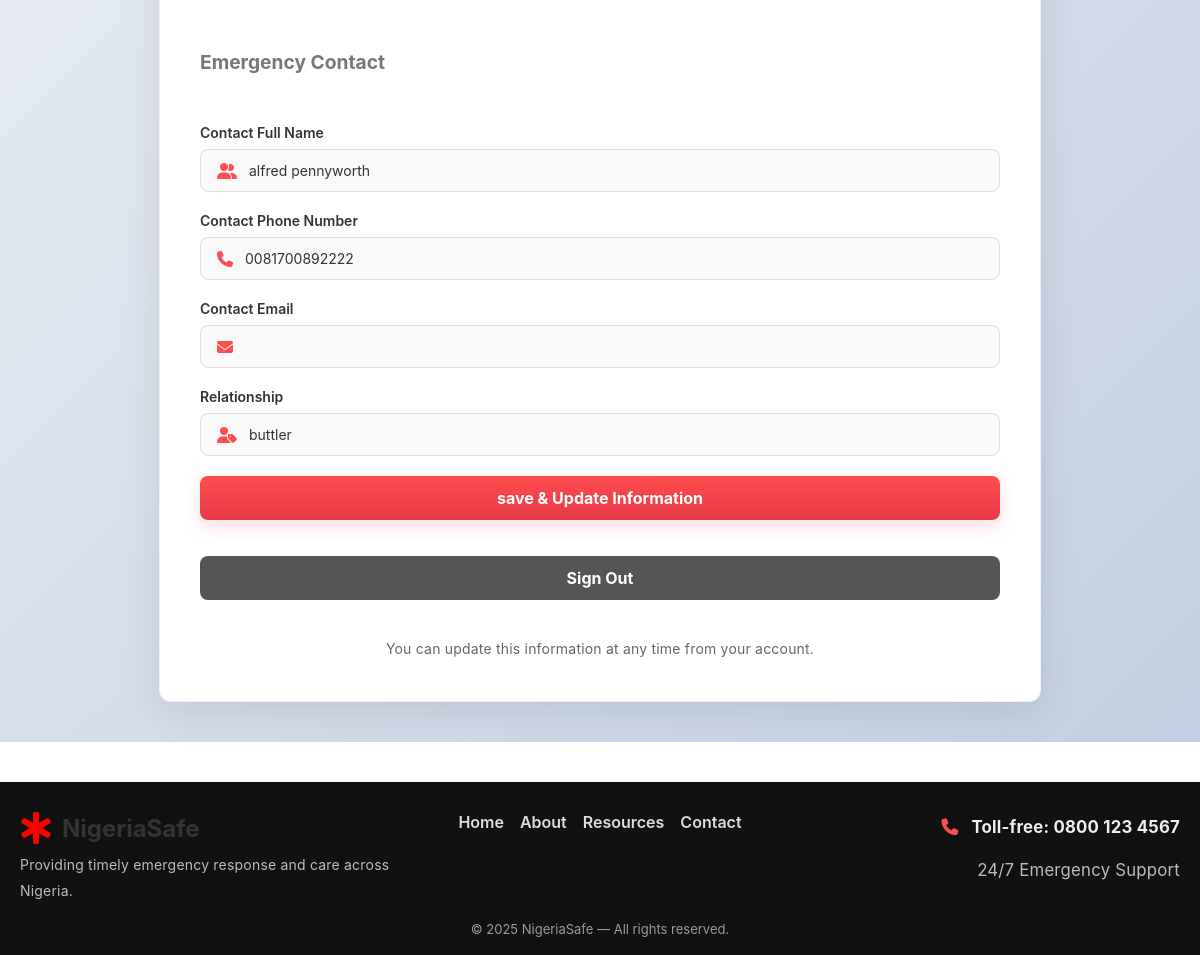
/medical-id/ (signed in, lower part), run on an earlier commit of the app's database.
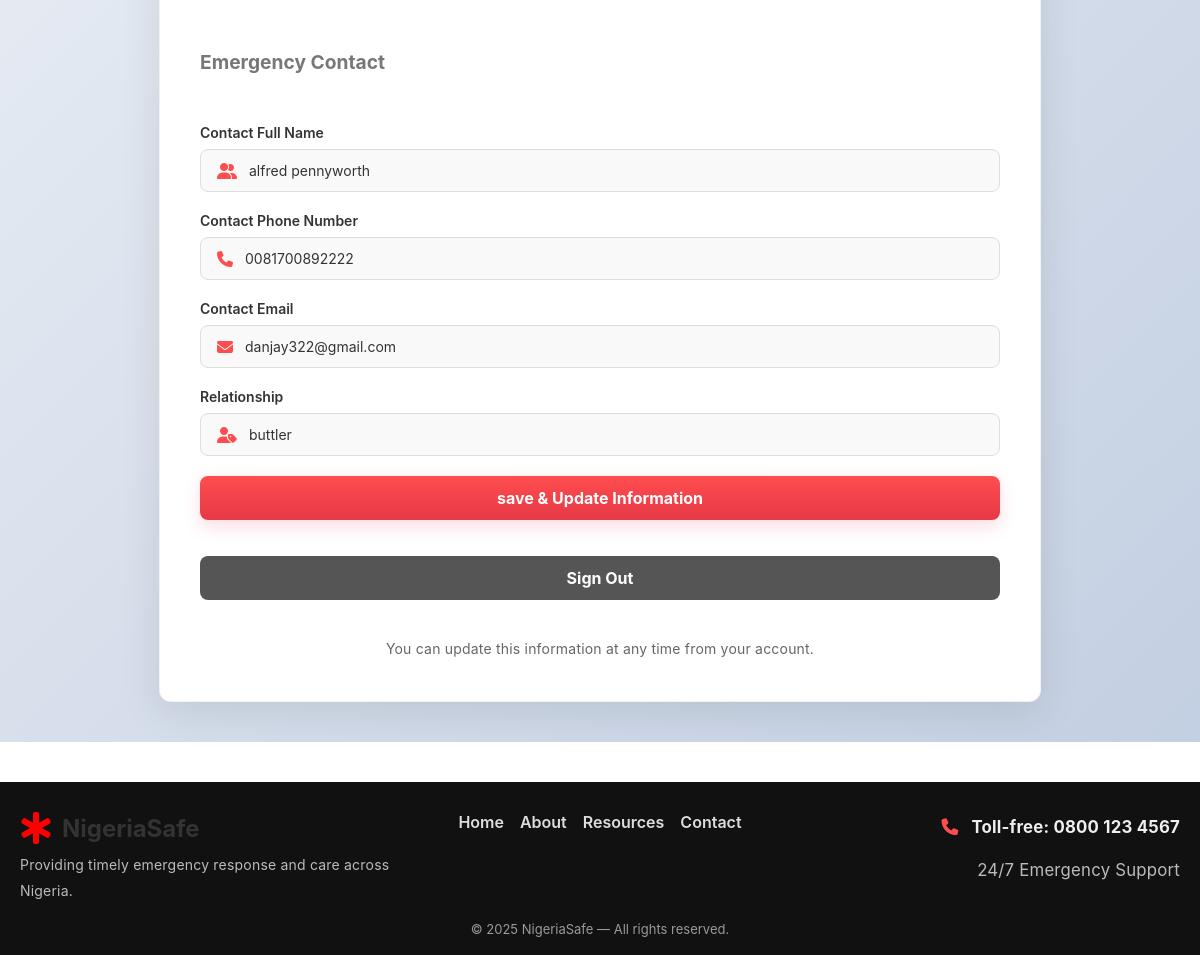
And on a later commit of the database.
### base/models.py (models this page shows, shortened)
class Patient(models.Model):
    user = models.OneToOneField(
        settings.AUTH_USER_MODEL,
        on_delete=models.CASCADE,
        null=True,
        blank=True,
        related_name='patient_profile'
    )
    full_name = models.CharField(max_length=100, null=True, blank=True)
    date_of_birth = models.DateField()
    BLOOD_TYPE_CHOICES = [
        ('A+', 'A+'),
        ('A-', 'A-'),
        ('B+', 'B+'),
        ('B-', 'B-'),
        ('AB+', 'AB+'),
        ('AB-', 'AB-'),
        ('O+', 'O+'),
        ('O-', 'O-'),
    ]
    blood_type = models.CharField(max_length=3, choices=BLOOD_TYPE_CHOICES, null=True, blank=True)
    weight = models.FloatField()
    height = models.FloatField()
    medical_conditions = models.CharField(max_length=255, null=True, blank=True)
    allergies = models.CharField(max_length=255, null=True, blank=True)
    medications = models.CharField(max_length=255, null=True, blank=True)
    address = models.CharField(max_length=255)
    phone_number = models.CharField(max_length=15)
    emergency_contact_name = models.CharField(max_length=60)
    emergency_contact_phone = models.CharField(max_length=15)
    emergency_contact_email = models.EmailField(null=True, blank=True)
    emergency_contact_relationship = models.CharField(max_length=30)
    updated_at = models.DateTimeField(auto_now=True)
    created_at = models.DateTimeField(auto_now_add=True)
    medical_record_number = models.CharField(max_length=20, unique=True, default=generate_medical_record_number, editable=False)

### base/views.py (the view)
# urls.py: path('medical-id/', views.medical_id, name='medical_id'),
@login_required(login_url='base:signin')
def medical_id(request):
    try:
        patient = request.user.patient_profile
    except Patient.DoesNotExist:
        patient = None
    if request.method == 'POST':
        form = PatientForm(request.POST, instance=patient)
        if form.is_valid():
            p = form.save(commit=False)
            p.user = request.user
            p.full_name = request.user.get_full_name()
            p.save()
            if request.session.get('new_user'):
                del request.session['new_user']
            messages.success(request, 'Medical profile saved.')
            return redirect('base:medical_id')
        else:
            messages.error(request, 'Please correct the errors below.')
            for field, errors in form.errors.items():
                for error in errors:
                    messages.error(request, f"{field}: {error}")
    else:
        form = PatientForm(instance=patient)
    is_new = bool(request.session.get('new_user', False))
    return render(request, 'base/medical-ID.html', {'form': form, 'is_new': is_new})

### base/forms.py
class PatientForm(forms.ModelForm):
    class Meta:
        model = Patient
        exclude = ['user', 'created_at', 'updated_at', 'full_name']
        widgets = {
            'date_of_birth': forms.DateInput(attrs={'type': 'date'}),
            'weight': forms.NumberInput(attrs={'placeholder': 'in Kg'}),
            'height': forms.NumberInput(attrs={'placeholder': 'in cm'}),
            'medical_conditions': forms.TextInput(attrs={'placeholder': 'e.g., Asthma, Diabetes, Hypertension...'}),
            'allergies': forms.TextInput(attrs={'placeholder': 'e.g., Penicillin, Peanuts, Bee stings...'}),
            'medications': forms.TextInput(attrs={'placeholder': 'e.g., insulin, ventolin inhaler...'}),
            'phone_number': forms.TextInput(attrs={'placeholder': 'e.g., +2348012345678'}),
            'emergency_contact_name': forms.TextInput(attrs={'placeholder': "Emergency contact's name"}),
            'emergency_contact_phone': forms.TextInput(attrs={'placeholder': "Emergency contact's phone"}),
            'emergency_contact_relationship': forms.TextInput(attrs={'placeholder': 'e.g., Spouse, Parent, Sibling'}),
        }

### base/templates/base/medical-ID.html (shortened to what this page needs)
{% extends "base/base.html" %} {% load static %}
{% block head_extra %}
<link rel="stylesheet" href="https://cdn.jsdelivr.net/npm/flatpickr/dist/flatpickr.min.css">
{% endblock %}
{% block content %}
<main class="signin-container">
  <div class="signin-card" style="max-width: 800px">
    <form class="signin-form" method="post">
      <h2
        class="signin-subtitle"
        style="margin-top: 2rem; text-align: left; font-size: 1.2rem"
      >
        Emergency Contact
      </h2>
      <div class="form-group">
        <label for="emergency-name">Contact Full Name</label>
        <div class="input-wrapper">
          <i class="fas fa-user-friends"></i>
          {{ form.emergency_contact_name }}
        </div>
      </div>
      <div class="form-group">
        <label for="emergency-phone">Contact Phone Number</label>
        <div class="input-wrapper">
          <i class="fas fa-phone"></i>
          {{ form.emergency_contact_phone }}
        </div>
      </div>
      <div class="form-group">
        <label for="emergency-email">Contact Email</label>
        <div class="input-wrapper">
          <i class="fas fa-envelope"></i>
          {{ form.emergency_contact_email }}
        </div>
      </div>
      <div class="form-group">
        <label for="emergency-relationship">Relationship</label>
        <div class="input-wrapper">
          <i class="fas fa-user-tag"></i>
          {{ form.emergency_contact_relationship }}
        </div>
      </div>
      <button type="submit" class="signin-btn-submit">
        save & Update Information
      </button>
      <a
        href="{% url 'base:signout' %}"
        class="signin-btn-submit"
        style="
          background: #555;
          text-align: center;
          text-decoration: none;
          box-shadow: none;
          margin-top: 1rem;
          display: block;
        "
      >
        Sign Out
      </a>
      <p class="signin-footer">
        You can update this information at any time from your account.
      </p>
    </form>
  </div>
</main>
{% endblock %}

What changed in the data, as far as the page shows it:
changed Patient "alfred pennyworth": emergency_contact_email (not shown) → "danjay322@gmail.com"
